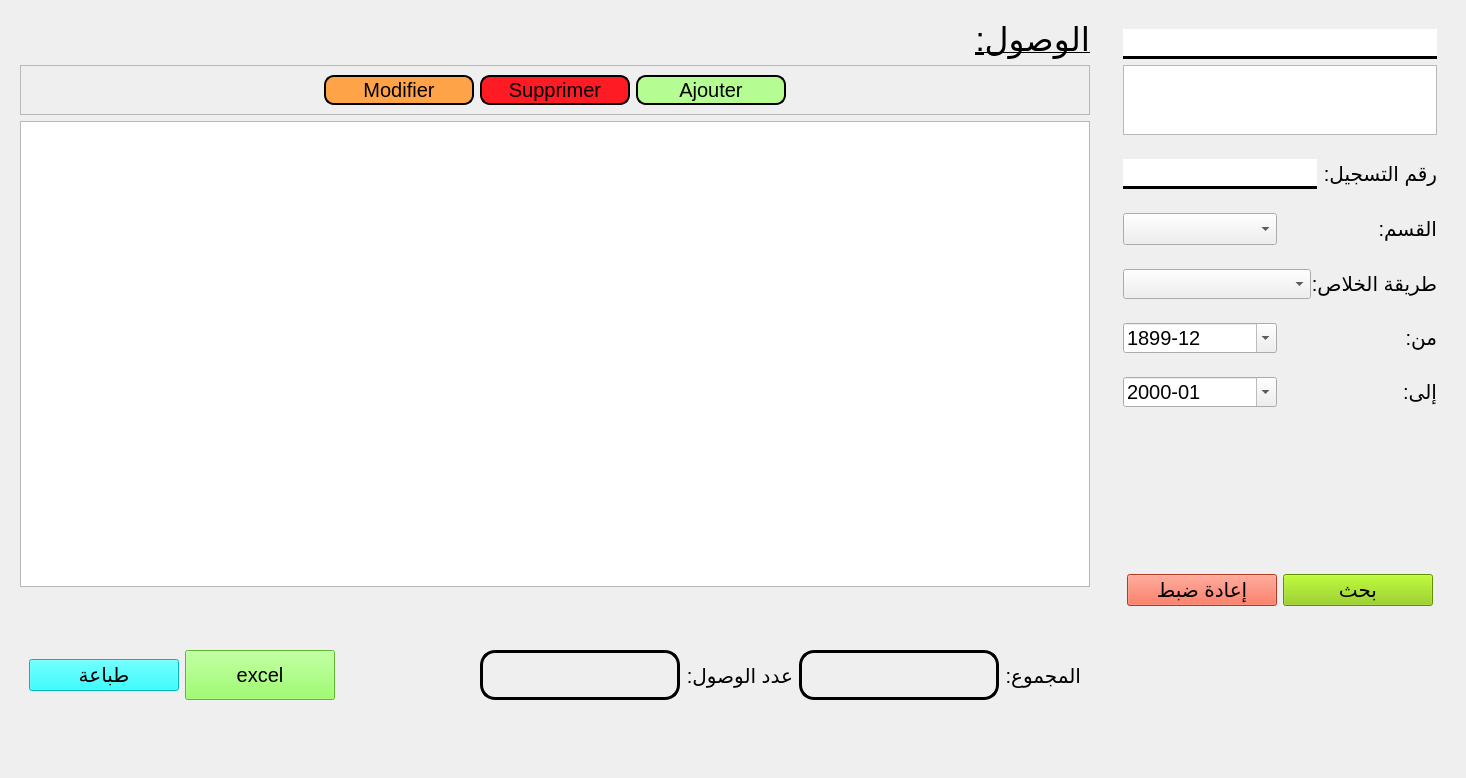
<?xml version="1.0" encoding="UTF-8"?>
<ui version="4.0">
 <class>view_payment</class>
 <widget class="QWidget" name="view_payment">
  <property name="geometry">
   <rect>
    <x>0</x>
    <y>0</y>
    <width>1466</width>
    <height>683</height>
   </rect>
  </property>
  <property name="windowTitle">
   <string>Form</string>
  </property>
  <layout class="QHBoxLayout" name="horizontalLayout">
   <item>
    <widget class="QFrame" name="frame_33">
     <property name="sizePolicy">
      <sizepolicy hsizetype="Expanding" vsizetype="Preferred">
       <horstretch>0</horstretch>
       <verstretch>0</verstretch>
      </sizepolicy>
     </property>
     <property name="frameShape">
      <enum>QFrame::NoFrame</enum>
     </property>
     <layout class="QHBoxLayout" name="horizontalLayout_2">
      <property name="spacing">
       <number>0</number>
      </property>
      <property name="leftMargin">
       <number>0</number>
      </property>
      <property name="topMargin">
       <number>0</number>
      </property>
      <property name="rightMargin">
       <number>0</number>
      </property>
      <property name="bottomMargin">
       <number>0</number>
      </property>
      <item>
       <widget class="QStackedWidget" name="stackedWidget">
        <property name="currentIndex">
         <number>0</number>
        </property>
        <widget class="QWidget" name="page">
         <layout class="QVBoxLayout" name="verticalLayout">
          <item>
           <widget class="QLabel" name="label_17">
            <property name="sizePolicy">
             <sizepolicy hsizetype="Expanding" vsizetype="Preferred">
              <horstretch>0</horstretch>
              <verstretch>0</verstretch>
             </sizepolicy>
            </property>
            <property name="font">
             <font>
              <pointsize>25</pointsize>
              <underline>true</underline>
             </font>
            </property>
            <property name="text">
             <string>الوصول:</string>
            </property>
           </widget>
          </item>
          <item>
           <widget class="QFrame" name="frame">
            <property name="frameShape">
             <enum>QFrame::StyledPanel</enum>
            </property>
            <property name="frameShadow">
             <enum>QFrame::Raised</enum>
            </property>
            <layout class="QHBoxLayout" name="horizontalLayout_3">
             <item>
              <spacer name="horizontalSpacer_7">
               <property name="orientation">
                <enum>Qt::Horizontal</enum>
               </property>
               <property name="sizeHint" stdset="0">
                <size>
                 <width>40</width>
                 <height>20</height>
                </size>
               </property>
              </spacer>
             </item>
             <item>
              <widget class="QPushButton" name="edit_btn">
               <property name="sizePolicy">
                <sizepolicy hsizetype="Maximum" vsizetype="Maximum">
                 <horstretch>0</horstretch>
                 <verstretch>0</verstretch>
                </sizepolicy>
               </property>
               <property name="minimumSize">
                <size>
                 <width>150</width>
                 <height>30</height>
                </size>
               </property>
               <property name="font">
                <font>
                 <pointsize>15</pointsize>
                </font>
               </property>
               <property name="styleSheet">
                <string notr="true">border: 2px solid;
background-color: rgb(255, 163, 72);
border-color: rgb(0, 0, 0);
border-radius: 10px;</string>
               </property>
               <property name="text">
                <string>Modifier</string>
               </property>
               <property name="shortcut">
                <string>Ctrl+E</string>
               </property>
              </widget>
             </item>
             <item>
              <widget class="QPushButton" name="delete_btn">
               <property name="sizePolicy">
                <sizepolicy hsizetype="Maximum" vsizetype="Maximum">
                 <horstretch>0</horstretch>
                 <verstretch>0</verstretch>
                </sizepolicy>
               </property>
               <property name="minimumSize">
                <size>
                 <width>150</width>
                 <height>30</height>
                </size>
               </property>
               <property name="font">
                <font>
                 <pointsize>15</pointsize>
                </font>
               </property>
               <property name="styleSheet">
                <string notr="true">border: 2px solid;
background-color: rgb(255, 27, 36);
border-color: rgb(0, 0, 0);
border-radius: 10px;</string>
               </property>
               <property name="text">
                <string>Supprimer</string>
               </property>
               <property name="shortcut">
                <string>Ctrl+E</string>
               </property>
              </widget>
             </item>
             <item>
              <widget class="QPushButton" name="add_btn">
               <property name="sizePolicy">
                <sizepolicy hsizetype="Maximum" vsizetype="Maximum">
                 <horstretch>0</horstretch>
                 <verstretch>0</verstretch>
                </sizepolicy>
               </property>
               <property name="minimumSize">
                <size>
                 <width>150</width>
                 <height>30</height>
                </size>
               </property>
               <property name="font">
                <font>
                 <pointsize>15</pointsize>
                </font>
               </property>
               <property name="styleSheet">
                <string notr="true">border: 2px solid;
background-color: rgb(181, 253, 146);
border-color: rgb(0, 0, 0);
border-radius: 10px;</string>
               </property>
               <property name="text">
                <string>Ajouter</string>
               </property>
               <property name="shortcut">
                <string>Ctrl+E</string>
               </property>
              </widget>
             </item>
             <item>
              <spacer name="horizontalSpacer_8">
               <property name="orientation">
                <enum>Qt::Horizontal</enum>
               </property>
               <property name="sizeHint" stdset="0">
                <size>
                 <width>40</width>
                 <height>20</height>
                </size>
               </property>
              </spacer>
             </item>
            </layout>
           </widget>
          </item>
          <item>
           <widget class="QTableView" name="reg_tbl">
            <property name="font">
             <font>
              <pointsize>15</pointsize>
             </font>
            </property>
            <property name="layoutDirection">
             <enum>Qt::LeftToRight</enum>
            </property>
            <property name="editTriggers">
             <set>QAbstractItemView::NoEditTriggers</set>
            </property>
            <property name="alternatingRowColors">
             <bool>true</bool>
            </property>
            <property name="selectionMode">
             <enum>QAbstractItemView::NoSelection</enum>
            </property>
            <property name="selectionBehavior">
             <enum>QAbstractItemView::SelectItems</enum>
            </property>
            <property name="verticalScrollMode">
             <enum>QAbstractItemView::ScrollPerItem</enum>
            </property>
            <property name="horizontalScrollMode">
             <enum>QAbstractItemView::ScrollPerItem</enum>
            </property>
            <property name="showGrid">
             <bool>false</bool>
            </property>
            <attribute name="horizontalHeaderMinimumSectionSize">
             <number>150</number>
            </attribute>
            <attribute name="verticalHeaderDefaultSectionSize">
             <number>35</number>
            </attribute>
           </widget>
          </item>
          <item alignment="Qt::AlignBottom">
           <widget class="QFrame" name="frame_11">
            <property name="frameShape">
             <enum>QFrame::NoFrame</enum>
            </property>
            <layout class="QHBoxLayout" name="horizontalLayout_9">
             <item>
              <widget class="QPushButton" name="printing_btn">
               <property name="minimumSize">
                <size>
                 <width>150</width>
                 <height>30</height>
                </size>
               </property>
               <property name="font">
                <font>
                 <pointsize>15</pointsize>
                </font>
               </property>
               <property name="styleSheet">
                <string notr="true">background-color: rgb(0, 255, 255);</string>
               </property>
               <property name="text">
                <string>طباعة</string>
               </property>
               <property name="shortcut">
                <string>Ctrl+P</string>
               </property>
              </widget>
             </item>
             <item>
              <widget class="QPushButton" name="export_btn">
               <property name="sizePolicy">
                <sizepolicy hsizetype="Maximum" vsizetype="Fixed">
                 <horstretch>0</horstretch>
                 <verstretch>0</verstretch>
                </sizepolicy>
               </property>
               <property name="minimumSize">
                <size>
                 <width>150</width>
                 <height>50</height>
                </size>
               </property>
               <property name="font">
                <font>
                 <pointsize>15</pointsize>
                </font>
               </property>
               <property name="styleSheet">
                <string notr="true">background-color: rgb(127, 255, 67);</string>
               </property>
               <property name="text">
                <string>excel</string>
               </property>
               <property name="shortcut">
                <string>Ctrl+E</string>
               </property>
              </widget>
             </item>
             <item>
              <spacer name="horizontalSpacer_26">
               <property name="orientation">
                <enum>Qt::Horizontal</enum>
               </property>
               <property name="sizeHint" stdset="0">
                <size>
                 <width>20</width>
                 <height>147</height>
                </size>
               </property>
              </spacer>
             </item>
             <item>
              <widget class="QLabel" name="nb">
               <property name="sizePolicy">
                <sizepolicy hsizetype="Minimum" vsizetype="Preferred">
                 <horstretch>0</horstretch>
                 <verstretch>0</verstretch>
                </sizepolicy>
               </property>
               <property name="minimumSize">
                <size>
                 <width>200</width>
                 <height>40</height>
                </size>
               </property>
               <property name="maximumSize">
                <size>
                 <width>16777215</width>
                 <height>50</height>
                </size>
               </property>
               <property name="font">
                <font>
                 <pointsize>15</pointsize>
                </font>
               </property>
               <property name="styleSheet">
                <string notr="true">border: 3px solid black; 
border-radius: 15px</string>
               </property>
               <property name="text">
                <string/>
               </property>
              </widget>
             </item>
             <item>
              <widget class="QLabel" name="label_19">
               <property name="font">
                <font>
                 <pointsize>15</pointsize>
                </font>
               </property>
               <property name="layoutDirection">
                <enum>Qt::LeftToRight</enum>
               </property>
               <property name="text">
                <string>عدد الوصول:</string>
               </property>
              </widget>
             </item>
             <item>
              <widget class="QLabel" name="total">
               <property name="sizePolicy">
                <sizepolicy hsizetype="Minimum" vsizetype="Preferred">
                 <horstretch>0</horstretch>
                 <verstretch>0</verstretch>
                </sizepolicy>
               </property>
               <property name="minimumSize">
                <size>
                 <width>200</width>
                 <height>40</height>
                </size>
               </property>
               <property name="maximumSize">
                <size>
                 <width>16777215</width>
                 <height>50</height>
                </size>
               </property>
               <property name="font">
                <font>
                 <pointsize>15</pointsize>
                </font>
               </property>
               <property name="styleSheet">
                <string notr="true">border: 3px solid black; 
border-radius: 15px</string>
               </property>
               <property name="text">
                <string/>
               </property>
              </widget>
             </item>
             <item>
              <widget class="QLabel" name="label_20">
               <property name="font">
                <font>
                 <pointsize>15</pointsize>
                </font>
               </property>
               <property name="layoutDirection">
                <enum>Qt::LeftToRight</enum>
               </property>
               <property name="text">
                <string>المجموع:</string>
               </property>
              </widget>
             </item>
            </layout>
           </widget>
          </item>
         </layout>
        </widget>
        <widget class="QWidget" name="page_2">
         <layout class="QVBoxLayout" name="verticalLayout_2">
          <item>
           <widget class="QLabel" name="label_18">
            <property name="sizePolicy">
             <sizepolicy hsizetype="Expanding" vsizetype="Preferred">
              <horstretch>0</horstretch>
              <verstretch>0</verstretch>
             </sizepolicy>
            </property>
            <property name="font">
             <font>
              <pointsize>25</pointsize>
              <underline>true</underline>
             </font>
            </property>
            <property name="text">
             <string>تغيير المبلغ:</string>
            </property>
           </widget>
          </item>
          <item>
           <widget class="QFrame" name="frame_2">
            <property name="frameShape">
             <enum>QFrame::NoFrame</enum>
            </property>
            <layout class="QHBoxLayout" name="horizontalLayout_4">
             <item>
              <spacer name="horizontalSpacer">
               <property name="orientation">
                <enum>Qt::Vertical</enum>
               </property>
               <property name="sizeHint" stdset="0">
                <size>
                 <width>40</width>
                 <height>20</height>
                </size>
               </property>
              </spacer>
             </item>
             <item>
              <widget class="QLabel" name="previous_price">
               <property name="sizePolicy">
                <sizepolicy hsizetype="Minimum" vsizetype="Preferred">
                 <horstretch>0</horstretch>
                 <verstretch>0</verstretch>
                </sizepolicy>
               </property>
               <property name="minimumSize">
                <size>
                 <width>200</width>
                 <height>40</height>
                </size>
               </property>
               <property name="maximumSize">
                <size>
                 <width>16777215</width>
                 <height>50</height>
                </size>
               </property>
               <property name="font">
                <font>
                 <pointsize>15</pointsize>
                </font>
               </property>
               <property name="styleSheet">
                <string notr="true">border: 3px solid black; 
border-radius: 15px</string>
               </property>
               <property name="text">
                <string/>
               </property>
              </widget>
             </item>
             <item>
              <spacer name="horizontalSpacer_3">
               <property name="orientation">
                <enum>Qt::Vertical</enum>
               </property>
               <property name="sizeType">
                <enum>QSizePolicy::Fixed</enum>
               </property>
               <property name="sizeHint" stdset="0">
                <size>
                 <width>40</width>
                 <height>20</height>
                </size>
               </property>
              </spacer>
             </item>
             <item>
              <widget class="QLabel" name="label_22">
               <property name="font">
                <font>
                 <pointsize>15</pointsize>
                </font>
               </property>
               <property name="layoutDirection">
                <enum>Qt::LeftToRight</enum>
               </property>
               <property name="text">
                <string>المبلغ السابق:</string>
               </property>
              </widget>
             </item>
             <item>
              <spacer name="horizontalSpacer_2">
               <property name="orientation">
                <enum>Qt::Vertical</enum>
               </property>
               <property name="sizeHint" stdset="0">
                <size>
                 <width>40</width>
                 <height>20</height>
                </size>
               </property>
              </spacer>
             </item>
            </layout>
           </widget>
          </item>
          <item>
           <widget class="QFrame" name="frame_3">
            <property name="frameShape">
             <enum>QFrame::NoFrame</enum>
            </property>
            <layout class="QHBoxLayout" name="horizontalLayout_5">
             <item>
              <spacer name="horizontalSpacer_5">
               <property name="orientation">
                <enum>Qt::Vertical</enum>
               </property>
               <property name="sizeHint" stdset="0">
                <size>
                 <width>40</width>
                 <height>20</height>
                </size>
               </property>
              </spacer>
             </item>
             <item>
              <widget class="QDoubleSpinBox" name="new_price">
               <property name="enabled">
                <bool>true</bool>
               </property>
               <property name="minimumSize">
                <size>
                 <width>150</width>
                 <height>40</height>
                </size>
               </property>
               <property name="font">
                <font>
                 <pointsize>15</pointsize>
                </font>
               </property>
               <property name="layoutDirection">
                <enum>Qt::LeftToRight</enum>
               </property>
               <property name="buttonSymbols">
                <enum>QAbstractSpinBox::UpDownArrows</enum>
               </property>
               <property name="decimals">
                <number>3</number>
               </property>
              </widget>
             </item>
             <item>
              <spacer name="horizontalSpacer_4">
               <property name="orientation">
                <enum>Qt::Vertical</enum>
               </property>
               <property name="sizeType">
                <enum>QSizePolicy::Fixed</enum>
               </property>
               <property name="sizeHint" stdset="0">
                <size>
                 <width>40</width>
                 <height>20</height>
                </size>
               </property>
              </spacer>
             </item>
             <item>
              <widget class="QLabel" name="label_23">
               <property name="font">
                <font>
                 <pointsize>15</pointsize>
                </font>
               </property>
               <property name="layoutDirection">
                <enum>Qt::LeftToRight</enum>
               </property>
               <property name="text">
                <string>المبلغ الجديد:</string>
               </property>
              </widget>
             </item>
             <item>
              <spacer name="horizontalSpacer_6">
               <property name="orientation">
                <enum>Qt::Vertical</enum>
               </property>
               <property name="sizeHint" stdset="0">
                <size>
                 <width>40</width>
                 <height>20</height>
                </size>
               </property>
              </spacer>
             </item>
            </layout>
           </widget>
          </item>
          <item>
           <widget class="QFrame" name="frame_34">
            <property name="frameShape">
             <enum>QFrame::NoFrame</enum>
            </property>
            <layout class="QHBoxLayout" name="horizontalLayout_6">
             <item>
              <spacer name="horizontalSpacer_21">
               <property name="orientation">
                <enum>Qt::Vertical</enum>
               </property>
               <property name="sizeHint" stdset="0">
                <size>
                 <width>318</width>
                 <height>20</height>
                </size>
               </property>
              </spacer>
             </item>
             <item>
              <widget class="QPushButton" name="cancel_btn">
               <property name="minimumSize">
                <size>
                 <width>150</width>
                 <height>30</height>
                </size>
               </property>
               <property name="font">
                <font>
                 <pointsize>15</pointsize>
                </font>
               </property>
               <property name="styleSheet">
                <string notr="true">background-color: rgb(255, 75, 43);</string>
               </property>
               <property name="text">
                <string> الغاء</string>
               </property>
               <property name="shortcut">
                <string>Esc</string>
               </property>
              </widget>
             </item>
             <item>
              <widget class="QPushButton" name="update_btn">
               <property name="enabled">
                <bool>true</bool>
               </property>
               <property name="minimumSize">
                <size>
                 <width>150</width>
                 <height>30</height>
                </size>
               </property>
               <property name="font">
                <font>
                 <pointsize>15</pointsize>
                </font>
               </property>
               <property name="styleSheet">
                <string notr="true">background-color: rgb(203, 156, 45);</string>
               </property>
               <property name="text">
                <string>تغيير</string>
               </property>
               <property name="shortcut">
                <string>Return</string>
               </property>
              </widget>
             </item>
             <item>
              <spacer name="horizontalSpacer_22">
               <property name="orientation">
                <enum>Qt::Vertical</enum>
               </property>
               <property name="sizeHint" stdset="0">
                <size>
                 <width>317</width>
                 <height>20</height>
                </size>
               </property>
              </spacer>
             </item>
            </layout>
           </widget>
          </item>
         </layout>
        </widget>
       </widget>
      </item>
     </layout>
    </widget>
   </item>
   <item>
    <widget class="QFrame" name="search_frame">
     <property name="maximumSize">
      <size>
       <width>350</width>
       <height>16777215</height>
      </size>
     </property>
     <property name="frameShape">
      <enum>QFrame::NoFrame</enum>
     </property>
     <layout class="QVBoxLayout" name="verticalLayout_5">
      <item>
       <widget class="QFrame" name="frame_28">
        <property name="frameShape">
         <enum>QFrame::NoFrame</enum>
        </property>
        <layout class="QVBoxLayout" name="verticalLayout_12">
         <item>
          <widget class="QLineEdit" name="search_ent">
           <property name="minimumSize">
            <size>
             <width>0</width>
             <height>30</height>
            </size>
           </property>
           <property name="font">
            <font>
             <pointsize>15</pointsize>
            </font>
           </property>
           <property name="layoutDirection">
            <enum>Qt::LeftToRight</enum>
           </property>
           <property name="styleSheet">
            <string notr="true">border: 3px solid black;
border-left: none;
border-right: none;
border-top: none 
</string>
           </property>
          </widget>
         </item>
         <item>
          <widget class="QListWidget" name="student_list">
           <property name="font">
            <font>
             <pointsize>15</pointsize>
            </font>
           </property>
           <property name="layoutDirection">
            <enum>Qt::LeftToRight</enum>
           </property>
           <property name="alternatingRowColors">
            <bool>true</bool>
           </property>
          </widget>
         </item>
        </layout>
       </widget>
      </item>
      <item>
       <widget class="QFrame" name="frame_15">
        <property name="frameShape">
         <enum>QFrame::NoFrame</enum>
        </property>
        <layout class="QHBoxLayout" name="horizontalLayout_13">
         <item>
          <widget class="QLineEdit" name="num_inscrit">
           <property name="minimumSize">
            <size>
             <width>0</width>
             <height>30</height>
            </size>
           </property>
           <property name="font">
            <font>
             <pointsize>15</pointsize>
            </font>
           </property>
           <property name="layoutDirection">
            <enum>Qt::LeftToRight</enum>
           </property>
           <property name="styleSheet">
            <string notr="true">border: 3px solid black;
border-left: none;
border-right: none;
border-top: none 
</string>
           </property>
          </widget>
         </item>
         <item>
          <widget class="QLabel" name="label_9">
           <property name="font">
            <font>
             <pointsize>15</pointsize>
            </font>
           </property>
           <property name="text">
            <string>رقم التسجيل:</string>
           </property>
          </widget>
         </item>
        </layout>
       </widget>
      </item>
      <item>
       <widget class="QFrame" name="frame_29">
        <property name="frameShape">
         <enum>QFrame::NoFrame</enum>
        </property>
        <layout class="QHBoxLayout" name="horizontalLayout_21">
         <item>
          <widget class="QComboBox" name="classroom">
           <property name="font">
            <font>
             <pointsize>15</pointsize>
            </font>
           </property>
           <property name="layoutDirection">
            <enum>Qt::LeftToRight</enum>
           </property>
           <property name="editable">
            <bool>false</bool>
           </property>
          </widget>
         </item>
         <item>
          <widget class="QLabel" name="label_14">
           <property name="font">
            <font>
             <pointsize>15</pointsize>
            </font>
           </property>
           <property name="layoutDirection">
            <enum>Qt::LeftToRight</enum>
           </property>
           <property name="text">
            <string>القسم:</string>
           </property>
          </widget>
         </item>
        </layout>
       </widget>
      </item>
      <item>
       <widget class="QFrame" name="frame_13">
        <property name="frameShape">
         <enum>QFrame::NoFrame</enum>
        </property>
        <layout class="QHBoxLayout" name="horizontalLayout_11">
         <item>
          <widget class="QComboBox" name="way">
           <property name="minimumSize">
            <size>
             <width>188</width>
             <height>30</height>
            </size>
           </property>
           <property name="font">
            <font>
             <pointsize>15</pointsize>
            </font>
           </property>
           <property name="layoutDirection">
            <enum>Qt::LeftToRight</enum>
           </property>
          </widget>
         </item>
         <item>
          <widget class="QLabel" name="label_7">
           <property name="font">
            <font>
             <pointsize>15</pointsize>
            </font>
           </property>
           <property name="text">
            <string>طريقة الخلاص:</string>
           </property>
          </widget>
         </item>
        </layout>
       </widget>
      </item>
      <item>
       <widget class="QFrame" name="frame_30">
        <property name="frameShape">
         <enum>QFrame::NoFrame</enum>
        </property>
        <layout class="QHBoxLayout" name="horizontalLayout_22">
         <item>
          <widget class="QDateEdit" name="du">
           <property name="minimumSize">
            <size>
             <width>150</width>
             <height>30</height>
            </size>
           </property>
           <property name="font">
            <font>
             <pointsize>15</pointsize>
            </font>
           </property>
           <property name="dateTime">
            <datetime>
             <hour>0</hour>
             <minute>0</minute>
             <second>0</second>
             <year>1899</year>
             <month>12</month>
             <day>19</day>
            </datetime>
           </property>
           <property name="displayFormat">
            <string>yyyy-MM</string>
           </property>
           <property name="calendarPopup">
            <bool>true</bool>
           </property>
          </widget>
         </item>
         <item>
          <widget class="QLabel" name="label_15">
           <property name="font">
            <font>
             <pointsize>15</pointsize>
            </font>
           </property>
           <property name="layoutDirection">
            <enum>Qt::LeftToRight</enum>
           </property>
           <property name="text">
            <string>من:</string>
           </property>
          </widget>
         </item>
        </layout>
       </widget>
      </item>
      <item>
       <widget class="QFrame" name="frame_31">
        <property name="frameShape">
         <enum>QFrame::NoFrame</enum>
        </property>
        <layout class="QHBoxLayout" name="horizontalLayout_23">
         <item>
          <widget class="QDateEdit" name="to">
           <property name="minimumSize">
            <size>
             <width>150</width>
             <height>30</height>
            </size>
           </property>
           <property name="font">
            <font>
             <pointsize>15</pointsize>
            </font>
           </property>
           <property name="displayFormat">
            <string>yyyy-MM</string>
           </property>
           <property name="calendarPopup">
            <bool>true</bool>
           </property>
          </widget>
         </item>
         <item>
          <widget class="QLabel" name="label_16">
           <property name="font">
            <font>
             <pointsize>15</pointsize>
            </font>
           </property>
           <property name="layoutDirection">
            <enum>Qt::LeftToRight</enum>
           </property>
           <property name="text">
            <string>إلى:</string>
           </property>
          </widget>
         </item>
        </layout>
       </widget>
      </item>
      <item>
       <widget class="QFrame" name="frame_32">
        <property name="frameShape">
         <enum>QFrame::NoFrame</enum>
        </property>
        <layout class="QHBoxLayout" name="horizontalLayout_24">
         <item>
          <spacer name="horizontalSpacer_19">
           <property name="orientation">
            <enum>Qt::Horizontal</enum>
           </property>
           <property name="sizeHint" stdset="0">
            <size>
             <width>20</width>
             <height>318</height>
            </size>
           </property>
          </spacer>
         </item>
         <item>
          <widget class="QPushButton" name="reset_btn">
           <property name="minimumSize">
            <size>
             <width>150</width>
             <height>30</height>
            </size>
           </property>
           <property name="font">
            <font>
             <pointsize>15</pointsize>
            </font>
           </property>
           <property name="styleSheet">
            <string notr="true">background-color: rgb(255, 75, 43);</string>
           </property>
           <property name="text">
            <string>إعادة ضبط</string>
           </property>
           <property name="shortcut">
            <string>Esc</string>
           </property>
          </widget>
         </item>
         <item>
          <widget class="QPushButton" name="search_btn">
           <property name="minimumSize">
            <size>
             <width>150</width>
             <height>30</height>
            </size>
           </property>
           <property name="font">
            <font>
             <pointsize>15</pointsize>
            </font>
           </property>
           <property name="styleSheet">
            <string notr="true">background-color: rgb(135, 202, 0);
</string>
           </property>
           <property name="text">
            <string>بحث</string>
           </property>
           <property name="shortcut">
            <string>Return</string>
           </property>
          </widget>
         </item>
         <item>
          <spacer name="horizontalSpacer_20">
           <property name="orientation">
            <enum>Qt::Horizontal</enum>
           </property>
           <property name="sizeHint" stdset="0">
            <size>
             <width>20</width>
             <height>317</height>
            </size>
           </property>
          </spacer>
         </item>
        </layout>
       </widget>
      </item>
     </layout>
    </widget>
   </item>
  </layout>
 </widget>
 <resources/>
 <connections/>
</ui>
